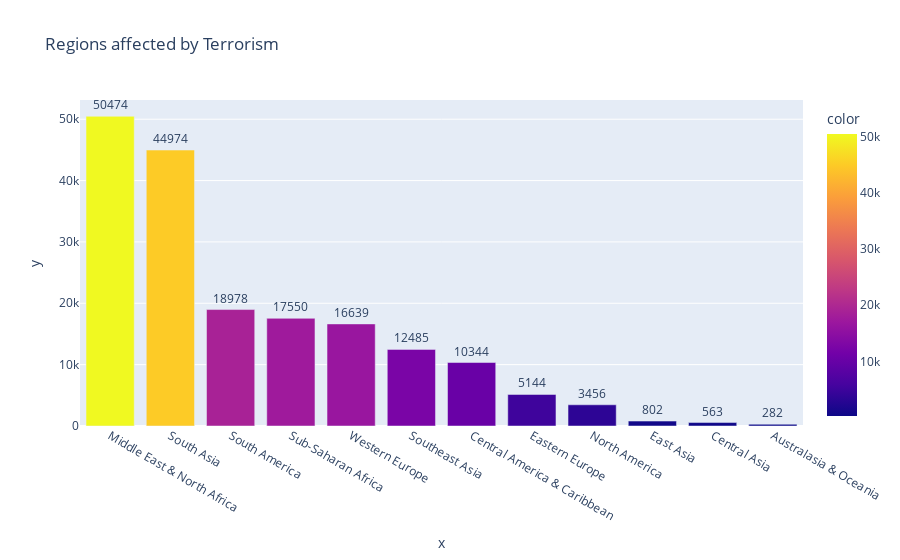

The notebook cell saved with this chart:
### Code cell
# Visualization for getting the insights of 'Region' column
killed_wounded_region = terrorism_data['Region'].value_counts()[:20]
region = terrorism_data['Region'].value_counts()[:20]

fig = px.bar(terrorism_data,
             x=killed_wounded_region.index,
             y=killed_wounded_region.values,
             title="Regions affected by Terrorism",
             color=killed_wounded_region,
             text=region)
fig.update_traces(textfont_size=12,
                  textangle=0,
                  textposition="outside",
                  cliponaxis=False)
fig.show()

### Figure 1 — Plotly figure (JSON) as saved in the notebook; plotly's stock layout.template omitted (floating-point values rounded to 4 significant figures)
{"data": [{"alignmentgroup": "True", "cliponaxis": false, "hovertemplate": "x=%{x}<br>y=%{y}<br>text=%{text}<br>color=%{marker.color}<extra></extra>", "legendgroup": "", "marker": {"color": [50474, 44974, 18978, 17550, 16639, 12485, 10344, 5144, 3456, 802, 563, 282], "coloraxis": "coloraxis", "pattern": {"shape": ""}}, "name": "", "offsetgroup": "", "orientation": "v", "showlegend": false, "text": ["50474", "44974", "18978", "17550", "16639", "12485", "10344", "5144", "3456", "802", "563", "282"], "textangle": 0, "textfont": {"size": 12}, "textposition": "outside", "type": "bar", "x": ["Middle East & North Africa", "South Asia", "South America", "Sub-Saharan Africa", "Western Europe", "Southeast Asia", "Central America & Caribbean", "Eastern Europe", "North America", "East Asia", "Central Asia", "Australasia & Oceania"], "xaxis": "x", "y": [50474, 44974, 18978, 17550, 16639, 12485, 10344, 5144, 3456, 802, 563, 282], "yaxis": "y"}], "layout": {"barmode": "relative", "coloraxis": {"colorbar": {"title": {"text": "color"}}, "colorscale": [[0, "#0d0887"], [0.1111, "#46039f"], [0.2222, "#7201a8"], [0.3333, "#9c179e"], [0.4444, "#bd3786"], [0.5556, "#d8576b"], [0.6667, "#ed7953"], [0.7778, "#fb9f3a"], [0.8889, "#fdca26"], [1, "#f0f921"]]}, "legend": {"tracegroupgap": 0}, "title": {"text": "Regions affected by Terrorism"}, "xaxis": {"anchor": "y", "domain": [0, 1], "title": {"text": "x"}}, "yaxis": {"anchor": "x", "domain": [0, 1], "title": {"text": "y"}}}}
